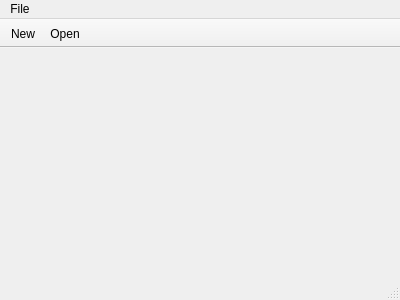
<?xml version="1.0" encoding="UTF-8"?>
<ui version="4.0">
 <class>Window</class>
 <widget class="QMainWindow" name="Window">
  <property name="geometry">
   <rect>
    <x>0</x>
    <y>0</y>
    <width>400</width>
    <height>300</height>
   </rect>
  </property>
  <property name="windowTitle">
   <string>Window</string>
  </property>
  <widget class="QTextEdit" name="centralWidget"/>
  <widget class="QMenuBar" name="menuBar">
   <property name="geometry">
    <rect>
     <x>0</x>
     <y>0</y>
     <width>400</width>
     <height>23</height>
    </rect>
   </property>
   <widget class="QMenu" name="menuFile">
    <property name="title">
     <string>File</string>
    </property>
    <addaction name="actionNew"/>
    <addaction name="actionOpen"/>
    <addaction name="actionSave"/>
    <addaction name="actionSaveAs"/>
    <addaction name="actionExit"/>
   </widget>
   <addaction name="menuFile"/>
  </widget>
  <widget class="QToolBar" name="mainToolBar">
   <property name="autoFillBackground">
    <bool>false</bool>
   </property>
   <property name="movable">
    <bool>false</bool>
   </property>
   <property name="floatable">
    <bool>true</bool>
   </property>
   <attribute name="toolBarArea">
    <enum>TopToolBarArea</enum>
   </attribute>
   <attribute name="toolBarBreak">
    <bool>false</bool>
   </attribute>
   <addaction name="actionNew"/>
   <addaction name="actionOpen"/>
  </widget>
  <widget class="QStatusBar" name="statusBar"/>
  <action name="actionNew">
   <property name="icon">
    <iconset theme="document-new">
     <normaloff>.</normaloff>.</iconset>
   </property>
   <property name="text">
    <string>New</string>
   </property>
  </action>
  <action name="actionOpen">
   <property name="icon">
    <iconset theme="document-open">
     <normaloff>.</normaloff>.</iconset>
   </property>
   <property name="text">
    <string>Open</string>
   </property>
  </action>
  <action name="actionSave">
   <property name="text">
    <string>Save</string>
   </property>
  </action>
  <action name="actionExit">
   <property name="text">
    <string>Exit</string>
   </property>
  </action>
  <action name="actionSaveAs">
   <property name="text">
    <string>SaveAs</string>
   </property>
  </action>
 </widget>
 <layoutdefault spacing="6" margin="11"/>
 <resources/>
 <connections/>
</ui>
